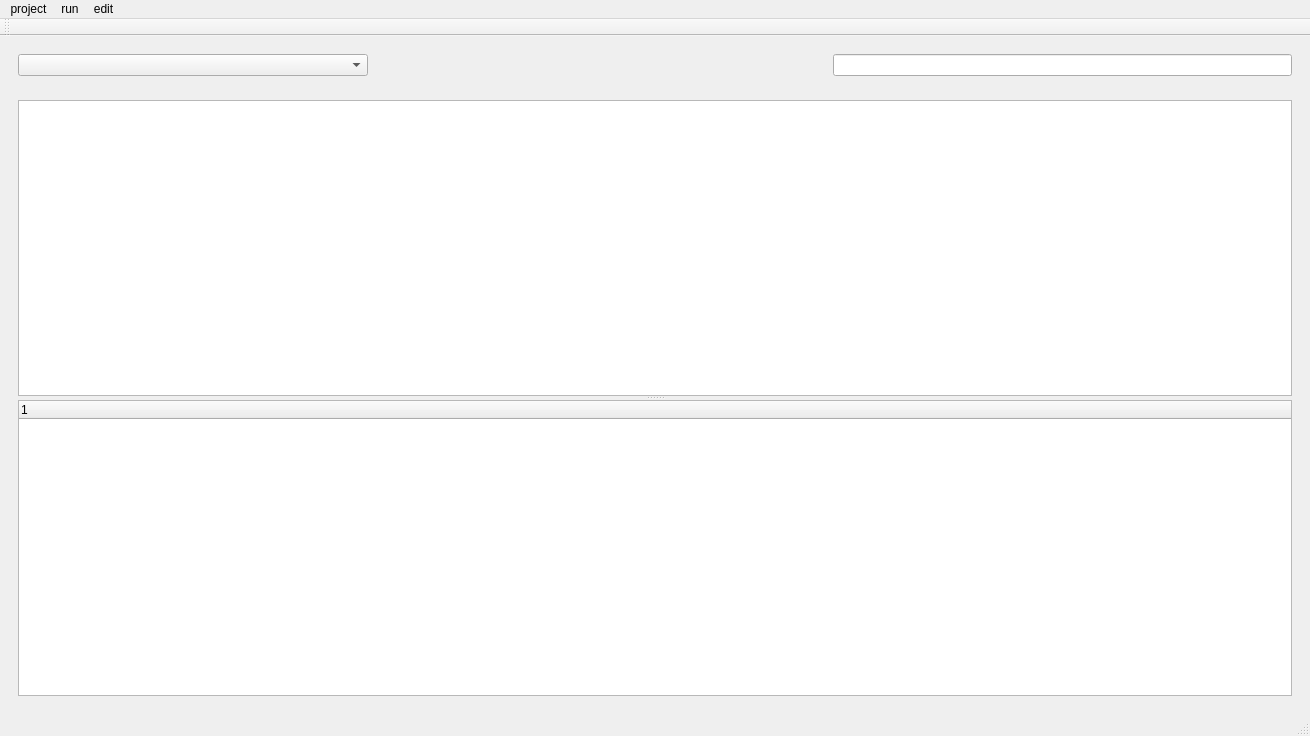
<?xml version="1.0" encoding="UTF-8"?>
<ui version="4.0">
 <class>MainWindow</class>
 <widget class="QMainWindow" name="MainWindow">
  <property name="geometry">
   <rect>
    <x>0</x>
    <y>0</y>
    <width>1310</width>
    <height>736</height>
   </rect>
  </property>
  <property name="windowTitle">
   <string>MainWindow</string>
  </property>
  <widget class="QWidget" name="centralwidget">
   <layout class="QVBoxLayout" name="verticalLayout_2">
    <item>
     <widget class="QWidget" name="widget" native="true">
      <layout class="QHBoxLayout" name="horizontalLayout">
       <item>
        <widget class="QComboBox" name="comboBox">
         <property name="minimumSize">
          <size>
           <width>350</width>
           <height>0</height>
          </size>
         </property>
        </widget>
       </item>
       <item>
        <spacer name="horizontalSpacer">
         <property name="orientation">
          <enum>Qt::Horizontal</enum>
         </property>
         <property name="sizeHint" stdset="0">
          <size>
           <width>40</width>
           <height>20</height>
          </size>
         </property>
        </spacer>
       </item>
       <item>
        <widget class="QLineEdit" name="lineEdit">
         <property name="minimumSize">
          <size>
           <width>250</width>
           <height>0</height>
          </size>
         </property>
        </widget>
       </item>
      </layout>
     </widget>
    </item>
    <item>
     <widget class="QWidget" name="widget_2" native="true">
      <layout class="QVBoxLayout" name="verticalLayout">
       <item>
        <widget class="QSplitter" name="splitter">
         <property name="orientation">
          <enum>Qt::Vertical</enum>
         </property>
         <widget class="QTableWidget" name="tableWidget"/>
         <widget class="QTreeWidget" name="treeWidget">
          <column>
           <property name="text">
            <string notr="true">1</string>
           </property>
          </column>
         </widget>
        </widget>
       </item>
      </layout>
     </widget>
    </item>
   </layout>
  </widget>
  <widget class="QMenuBar" name="menubar">
   <property name="geometry">
    <rect>
     <x>0</x>
     <y>0</y>
     <width>1310</width>
     <height>26</height>
    </rect>
   </property>
   <widget class="QMenu" name="menuproject">
    <property name="title">
     <string>project</string>
    </property>
   </widget>
   <widget class="QMenu" name="menurun">
    <property name="title">
     <string>run</string>
    </property>
    <addaction name="actionrunandstop"/>
    <addaction name="actionclear"/>
   </widget>
   <widget class="QMenu" name="menuedit">
    <property name="title">
     <string>edit</string>
    </property>
    <addaction name="actionup"/>
    <addaction name="actiondown"/>
   </widget>
   <addaction name="menuproject"/>
   <addaction name="menurun"/>
   <addaction name="menuedit"/>
  </widget>
  <widget class="QStatusBar" name="statusbar"/>
  <widget class="QToolBar" name="toolBar">
   <property name="windowTitle">
    <string>toolBar</string>
   </property>
   <attribute name="toolBarArea">
    <enum>TopToolBarArea</enum>
   </attribute>
   <attribute name="toolBarBreak">
    <bool>false</bool>
   </attribute>
  </widget>
  <action name="actionrunandstop">
   <property name="icon">
    <iconset resource="rsp.qrc">
     <normaloff>:/5</normaloff>:/5</iconset>
   </property>
   <property name="text">
    <string>runandstop</string>
   </property>
  </action>
  <action name="actionclear">
   <property name="icon">
    <iconset resource="rsp.qrc">
     <normaloff>:/3</normaloff>:/3</iconset>
   </property>
   <property name="text">
    <string>clear</string>
   </property>
  </action>
  <action name="actionup">
   <property name="icon">
    <iconset resource="rsp.qrc">
     <normaloff>:/7</normaloff>:/7</iconset>
   </property>
   <property name="text">
    <string>up</string>
   </property>
  </action>
  <action name="actiondown">
   <property name="icon">
    <iconset resource="rsp.qrc">
     <normaloff>:/6</normaloff>:/6</iconset>
   </property>
   <property name="text">
    <string>down</string>
   </property>
  </action>
 </widget>
 <resources>
  <include location="rsp.qrc"/>
 </resources>
 <connections/>
</ui>
